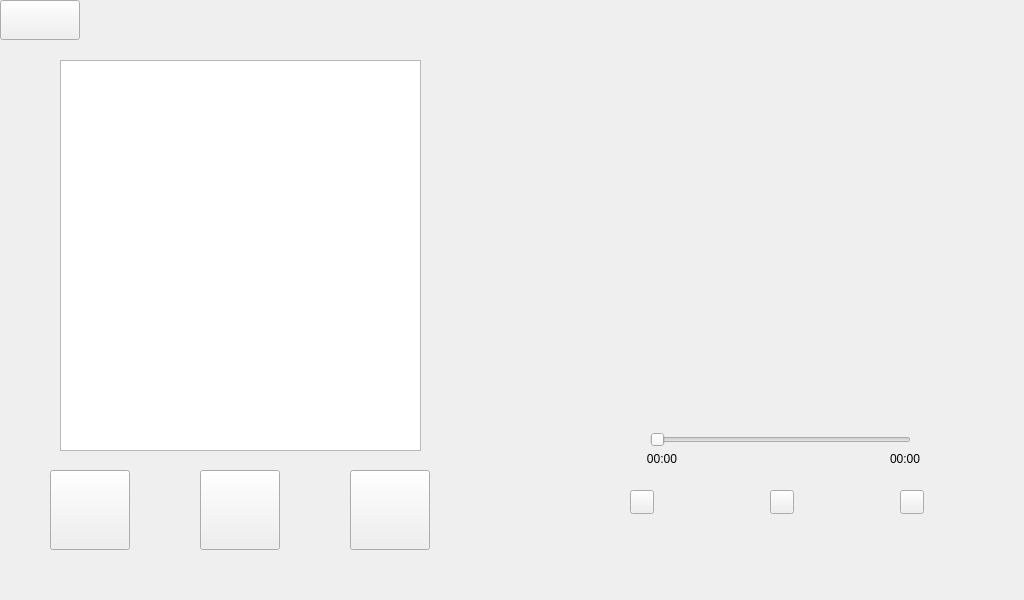
<?xml version="1.0" encoding="UTF-8"?>
<ui version="4.0">
 <class>XUMusicPlayer</class>
 <widget class="QWidget" name="XUMusicPlayer">
  <property name="geometry">
   <rect>
    <x>0</x>
    <y>0</y>
    <width>1024</width>
    <height>600</height>
   </rect>
  </property>
  <property name="windowTitle">
   <string>Form</string>
  </property>
  <widget class="QLabel" name="MusicplayerCDLabel">
   <property name="geometry">
    <rect>
     <x>630</x>
     <y>60</y>
     <width>320</width>
     <height>320</height>
    </rect>
   </property>
   <property name="text">
    <string/>
   </property>
  </widget>
  <widget class="QSlider" name="MusicplayerSlider">
   <property name="geometry">
    <rect>
     <x>650</x>
     <y>430</y>
     <width>261</width>
     <height>20</height>
    </rect>
   </property>
   <property name="orientation">
    <enum>Qt::Horizontal</enum>
   </property>
  </widget>
  <widget class="QPushButton" name="MusicplayerPlaymodeButton">
   <property name="geometry">
    <rect>
     <x>630</x>
     <y>490</y>
     <width>24</width>
     <height>24</height>
    </rect>
   </property>
   <property name="text">
    <string/>
   </property>
  </widget>
  <widget class="QPushButton" name="MusicplayerSetvolumeButton">
   <property name="geometry">
    <rect>
     <x>770</x>
     <y>490</y>
     <width>24</width>
     <height>24</height>
    </rect>
   </property>
   <property name="text">
    <string/>
   </property>
  </widget>
  <widget class="QPushButton" name="MusicplayerScanButton">
   <property name="geometry">
    <rect>
     <x>900</x>
     <y>490</y>
     <width>24</width>
     <height>24</height>
    </rect>
   </property>
   <property name="text">
    <string/>
   </property>
  </widget>
  <widget class="QPushButton" name="MusicplayernextButton">
   <property name="geometry">
    <rect>
     <x>350</x>
     <y>470</y>
     <width>80</width>
     <height>80</height>
    </rect>
   </property>
   <property name="text">
    <string/>
   </property>
  </widget>
  <widget class="QPushButton" name="MusicplayerplayButton">
   <property name="geometry">
    <rect>
     <x>200</x>
     <y>470</y>
     <width>80</width>
     <height>80</height>
    </rect>
   </property>
   <property name="text">
    <string/>
   </property>
  </widget>
  <widget class="QPushButton" name="MusicplayerpreviousButton">
   <property name="geometry">
    <rect>
     <x>50</x>
     <y>470</y>
     <width>80</width>
     <height>80</height>
    </rect>
   </property>
   <property name="text">
    <string/>
   </property>
  </widget>
  <widget class="QListWidget" name="MusicplayerlistWidget">
   <property name="geometry">
    <rect>
     <x>60</x>
     <y>60</y>
     <width>361</width>
     <height>391</height>
    </rect>
   </property>
  </widget>
  <widget class="QLabel" name="MusicplayerplayingLabel">
   <property name="geometry">
    <rect>
     <x>610</x>
     <y>450</y>
     <width>67</width>
     <height>17</height>
    </rect>
   </property>
   <property name="sizePolicy">
    <sizepolicy hsizetype="Expanding" vsizetype="Expanding">
     <horstretch>0</horstretch>
     <verstretch>0</verstretch>
    </sizepolicy>
   </property>
   <property name="text">
    <string>00:00</string>
   </property>
   <property name="alignment">
    <set>Qt::AlignRight|Qt::AlignTrailing|Qt::AlignVCenter</set>
   </property>
  </widget>
  <widget class="QLabel" name="MusicplayersongtimeLabel">
   <property name="geometry">
    <rect>
     <x>890</x>
     <y>450</y>
     <width>67</width>
     <height>17</height>
    </rect>
   </property>
   <property name="sizePolicy">
    <sizepolicy hsizetype="Expanding" vsizetype="Expanding">
     <horstretch>0</horstretch>
     <verstretch>0</verstretch>
    </sizepolicy>
   </property>
   <property name="text">
    <string>00:00</string>
   </property>
   <property name="alignment">
    <set>Qt::AlignLeading|Qt::AlignLeft|Qt::AlignVCenter</set>
   </property>
  </widget>
  <widget class="QPushButton" name="MusicplayerreturnButton">
   <property name="geometry">
    <rect>
     <x>0</x>
     <y>0</y>
     <width>80</width>
     <height>40</height>
    </rect>
   </property>
   <property name="text">
    <string/>
   </property>
  </widget>
 </widget>
 <resources/>
 <connections/>
</ui>
